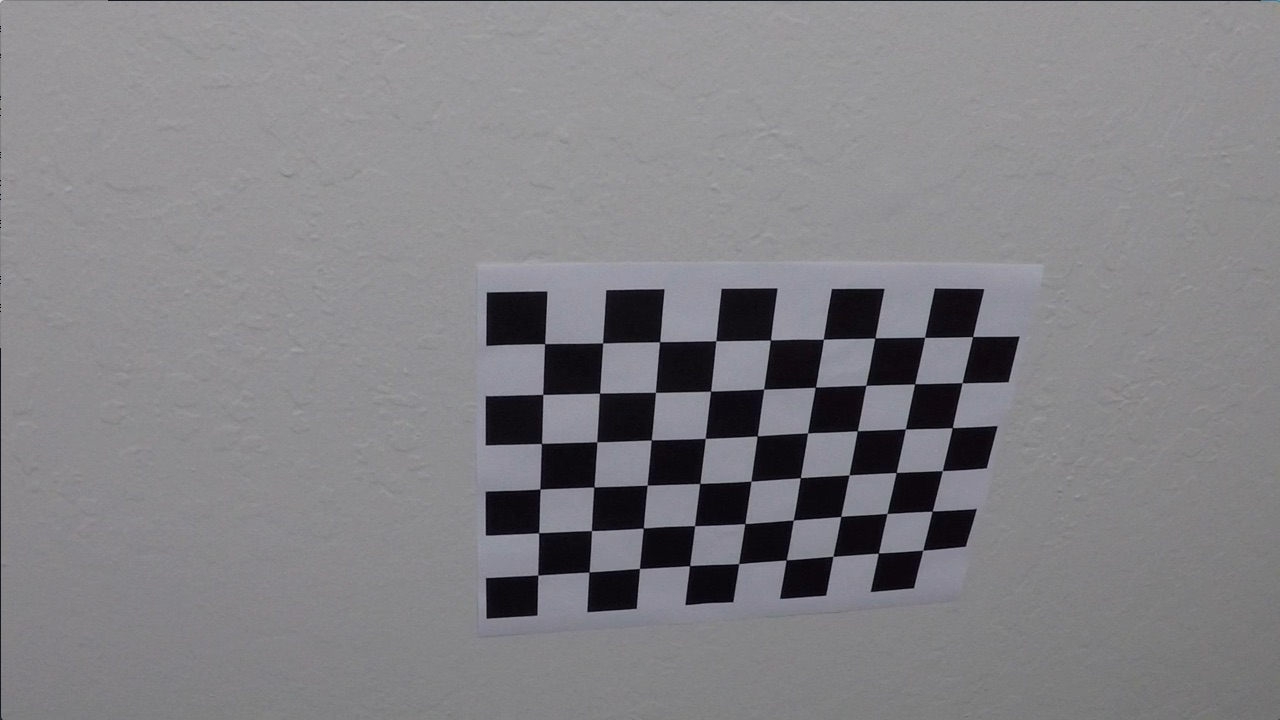
#> input picture camera_cal/calibration10.jpg, 1280 x 720 px; its folder holds only this picture in this run
$ jupyter execute --allow-errors code.ipynb   (shell and % lines are left out)   (older library calls are emulated)
#> lines starting #> are read from the running program, lines starting #| are printed output that depends on the picture
## Advanced Lane Finding Project

The goals / steps of this project are the following:

* Compute the camera calibration matrix and distortion coefficients given a set of chessboard images.
* Apply a distortion correction to raw images.
* Use color transforms, gradients, etc., to create a thresholded binary image.
* Apply a perspective transform to rectify binary image ("birds-eye view").
* Detect lane pixels and fit to find the lane boundary.
* Determine the curvature of the lane and vehicle position with respect to center.
* Warp the detected lane boundaries back onto the original image.
* Output visual display of the lane boundaries and numerical estimation of lane curvature and vehicle position.

[cell 1]
import numpy as np
import cv2
import glob
import matplotlib.pyplot as plt
import matplotlib.image as mpimg
#%config InlineBackend.figure_format='retina'

from moviepy.editor import VideoFileClip
from IPython.display import HTML

## Create global variables

[cell 2]
cameraMatrix = None
distortionCoeffs = None

# Camera calibration

[cell 3]
def calibration(path_to_images):
    """
    Given a set of images (checerboards with 9x6 internal points), this
    will create the cameraMatrix and distoritionCoefficients that will
    be used to undistort the image.
    """
#> called with path_to_images = './camera_cal/calibration*.jpg'
    # prepare object points, like (0,0,0), (1,0,0), (2,0,0) ....,(6,5,0)
    objp = np.zeros((6*9,3), np.float32)
    objp[:,:2] = np.mgrid[0:9,0:6].T.reshape(-1,2)

    # Arrays to store object points and image points from all the images.
    objpoints = [] # 3d points in real world space
    imgpoints = [] # 2d points in image plane.

    # Make a list of calibration images
    images = glob.glob(path_to_images)

    # Step through the list and search for chessboard corners
    gray_shape = None
    for fname in images:
        # open and convert to grayscale
        img = cv2.imread(fname)
#> img is the input picture: shape (720, 1280, 3); mean B, G, R 133.1, 129.4, 130.2
        gray = cv2.cvtColor(img,cv2.COLOR_BGR2GRAY)
        gray_shape = gray.shape
#> gray_shape = (720, 1280)

        # Find the chessboard corners
        ret, corners = cv2.findChessboardCorners(gray, (9,6),None)
#> ret = True; corners = 54 rows, first 8: [545.3, 343.1], [602.7, 342.8], [660.1, 341.3], [715.8, 340.7], [770.6, 340], [823.5, 339.2], [874.3, 338.5], [925.1, 337.4]

        # If found, add object points, image points
        if ret == True:
            objpoints.append(objp)
            imgpoints.append(corners)

    # calibrate the camera and return the cameraMatrix and distortionCoefficients
    ret, mtx, distortion, _, _ =  cv2.calibrateCamera(objpoints,
                                                      imgpoints,
                                                      gray_shape[::-1],
                                                      None, None)
#> ret = 0.68; mtx = [[1143.7, 0, 681.7], [0, 1109.2, 367.7], [0, 0, 1]]; distortion = [[-0.515, 2.99, -0.00876, 0.00937, 1.41]]
    return mtx, distortion

#
# The cameraMatrix and distortionCoeffs are used when undistorting images
#
cameraMatrix, distortionCoeffs = calibration('./camera_cal/calibration*.jpg')
#> cameraMatrix has the same summary as mtx in calibration; distortionCoeffs = [[-0.515, 2.99, -0.00876, 0.00937, 1.41]]

# Undistort  images

[cell 4]
def undistortImage(image):
    """
    Given the cameraMatrix and the distortionCoefficients generated by the
    calibration() function, this will undistort the image.
    """
    assert cameraMatrix is not None, "calibration() not run"
    assert distortionCoeffs is not None, "calibration() not run"

    return cv2.undistort(image, cameraMatrix, distortionCoeffs, None, cameraMatrix)

# Basic Thresholding Algorithms

[cell 5]
# [67 lines left out: functions abs_sobel_thresh, dir_threshold, mag_thresh, not called in this run]

# Final thresholding transform

[cell 6]
class ThresholdTransform(object):
    # [21 lines left out: function create_thresholded_image, not called in this run]

threshold = ThresholdTransform()

# Perspective transform

[cell 7]
class PerspectiveTransform(object):
    def __init__(self, src_points, dest_points):
        self.M = cv2.getPerspectiveTransform(src_points, dest_points)
        self.Minv = cv2.getPerspectiveTransform(dest_points, src_points)

    def warp(self, image):
        return cv2.warpPerspective(image, self.M, (image.shape[1], image.shape[0]), flags=cv2.INTER_LINEAR)

    def unwarp(self, image):
        return cv2.warpPerspective(image, self.Minv, (image.shape[1], image.shape[0]), flags=cv2.INTER_LINEAR)

# Fitting a polynomial

[cell 8]
def evaluate_poly(coeffs, pts):
    return coeffs[0]*(pts**2) + coeffs[1]*pts + coeffs[2]


class PolynomialFitting(object):
    """
    Fit the lane lines in an image to a polynomial
    with sliding windows.
    """

    def __init__(self, num_windows=9, margin=100, minpix=50):
        self.num_windows = num_windows
        self.margin = margin
        self.minpix = minpix
        self.lane_center = None

    # [80 lines left out: function fit_to_image, not called in this run]

    def left_poly(self, y):
        return evaluate_poly(self.left_fit, y)

    def right_poly(self, y):
        return evaluate_poly(self.right_fit, y)

    # [59 lines left out: functions next_image_fit, update, not called in this run]

# Utility code to draw a rectangle

[cell 9]
# [9 lines left out: function plot_rectangle, not called in this run]

# Utility class to contain per-Lane information

[cell 10]
# Create the Line class to hold the information for each line
# To reuse the classes, will also keep the PolynomialFitting class that fits
# both sides

class Line():
    """
    Maintains the information about a line in the lane finding code.
    There should be two instances of this class, one for the left
    side and one for the right side.
    """

    def __init__(self, window_size=3):
        # the window size used to calculate the moving average
        self.window_size = window_size

        # polynomial coefficients averaged over the last n iterations
        self.current_fit = None

        # polynomial coefficients for the last n iterations
        self.recent_fits = []

        # last lane center averaged over n iterations
        self.current_center = None

        # lane centers for the last n iterations
        self.recent_centers = []

    # [19 lines left out: functions clear, update, not called in this run]

# The LaneFinder object

[cell 11]
import collections

class LaneFinder():
    def __init__(self, sliding_window_depth=3):
        """
        Performs the processing to determine the two lines (left and right) for the
        traffic lane.

        Also maintains the history of the line (for a single lane)
        We do this by keeping the average for the past few windows (determined by
        the sliding_window_depth parameter).

        """

        #
        # Create the perspective and transform objects
        # These numbers were generated by eyeballing the image.
        #
        line1 = [ (245, 680), (550, 480) ]
        line2 = [ (1060, 680), (735, 480) ]

        src_points = np.float32([
            line1[1], # upper left
            line2[1], # upper right
            line2[0], # bottom right
            line1[0], # bottom left
        ])

        dest_points = np.float32([
            (320, 0),
            (980, 0),
            (980, 720),
            (320, 720)
        ])


        self.perspective = PerspectiveTransform(src_points, dest_points)
        self.threshold = ThresholdTransform()

        # define conversion from pixel space to meters
        #
        # values for the curvature taken from looking at the warped images
        # and trying to estimate the dimensions of the image (in meters)
        self.ym_per_pix = 27/720  # meters per pixel in the y dimension
        self.xm_per_pix = 3.7/650 # meters per pixel in the x dimension


        self.sliding_window_depth = sliding_window_depth
        self.left_lane = Line(self.sliding_window_depth)
        self.right_lane = Line(self.sliding_window_depth)

        # Reset the line fitting after 3 consecutive bad images
        self.bad_images_reset = 5

        # Number of times since the last good line (i.e. bad image count)
        # This is compared to some threshold value
        #   below the threshold -> reuse current line
        #   over the threshold -> search the image from scratch
        # If this is 0, then the last line was good
        # If this is -1, then the full image will be refreshed
        self.bad_image_count = -1

        self.pfit = PolynomialFitting(num_windows=9, margin=100, minpix=50)

        self.stats = collections.Counter()

        # TODO: adjust the image size, for now assume a fixed-size height
        # that is determined by the first time the image is fit
        # This is the maximum y-value for the image, that is the bottom of the image
        self.image_height = None
        self.image_width = None

    # [242 lines left out: functions clear_lane_info, update_lane_info, calculate_curvature, sanity_check, determine_fit, process_image, not called in this run]

lanefinder = LaneFinder(5)

## Examples

#### Undistortion example

[cell 12]
images = ['./camera_cal/calibration1.jpg']
img = cv2.imread(images[0])

#> (the rest of this cell did not finish here and is left out)

#### Sample image

[cell 13]
sample_image = mpimg.imread('./test_images/test5.jpg')
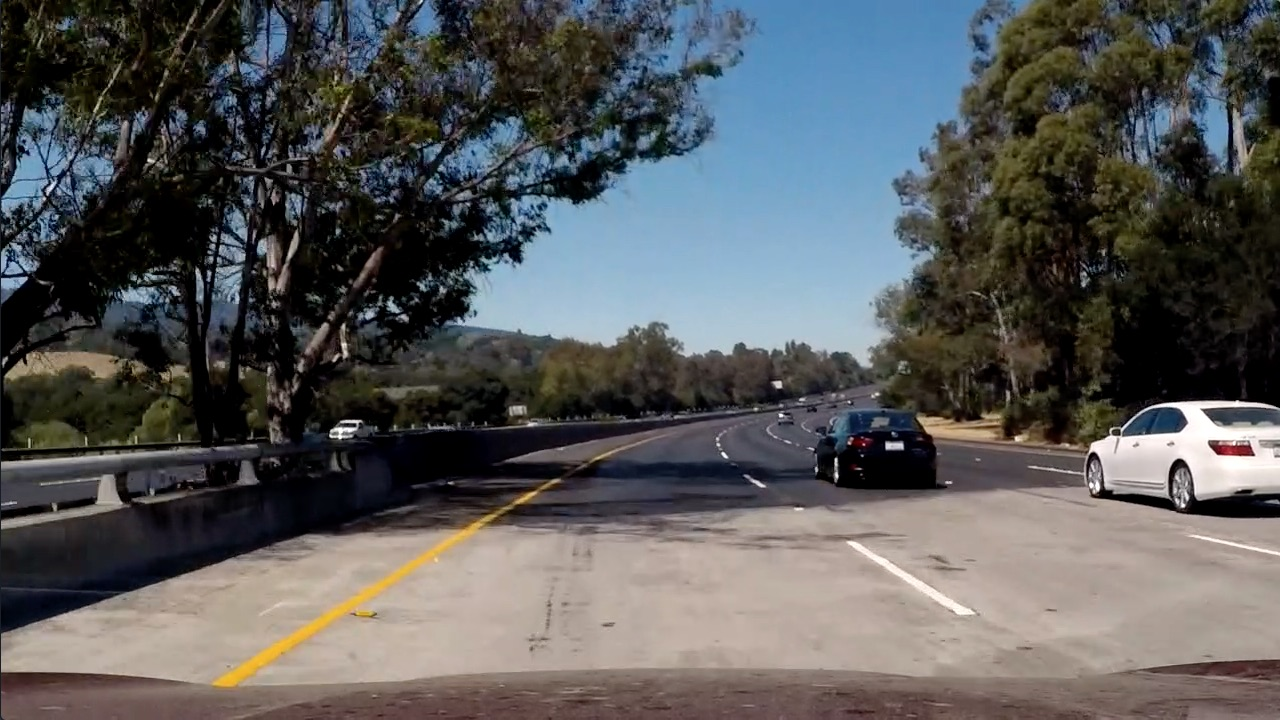
#> input picture test_images/test5.jpg, 1280 x 720 px
#> sample_image is the input picture: shape (720, 1280, 3); mean R, G, B 88.5, 89.3, 89.8
plt.imshow(sample_image)
#> (this line was passed over: IPython is not available in this run)

#### Undistorted image

[cell 14]
sample_image = mpimg.imread('./test_images/test5.jpg')
sample_undistorted_image = undistortImage(sample_image)
plt.imshow(sample_undistorted_image)
#> (this line was passed over: IPython is not available in this run)
plt.savefig('output_images/undistorted_image.jpg', dpi=300)
#> (this line was passed over: IPython is not available in this run)

#### Perspective transform

[cell 15]
perspective_img = mpimg.imread('./test_images/straight_lines1.jpg')
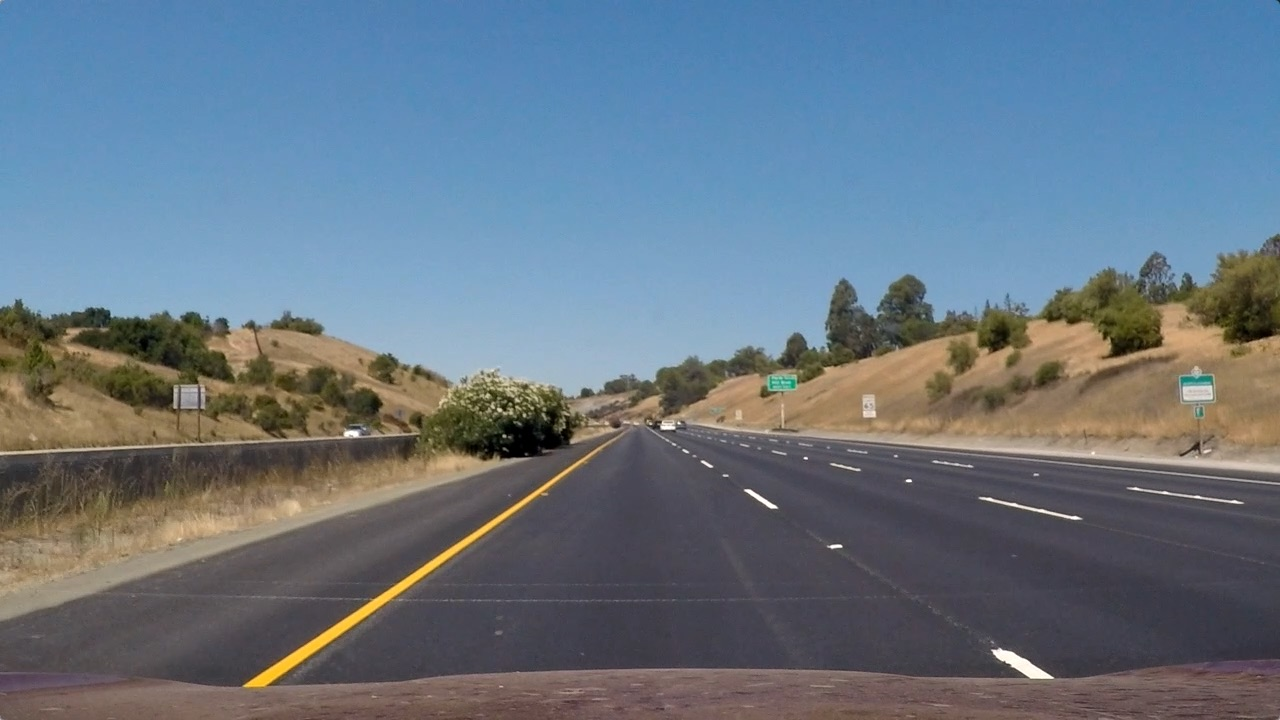
#> input picture test_images/straight_lines1.jpg, 1280 x 720 px
#> perspective_img is the input picture: shape (720, 1280, 3); mean R, G, B 103.2, 117.7, 131.2
perspective_undistorted_image = undistortImage(perspective_img)
#> in undistortImage (call 2), `return cv2.undistort(image, cameraMatrix, distortionCoeffs, None, came..`:
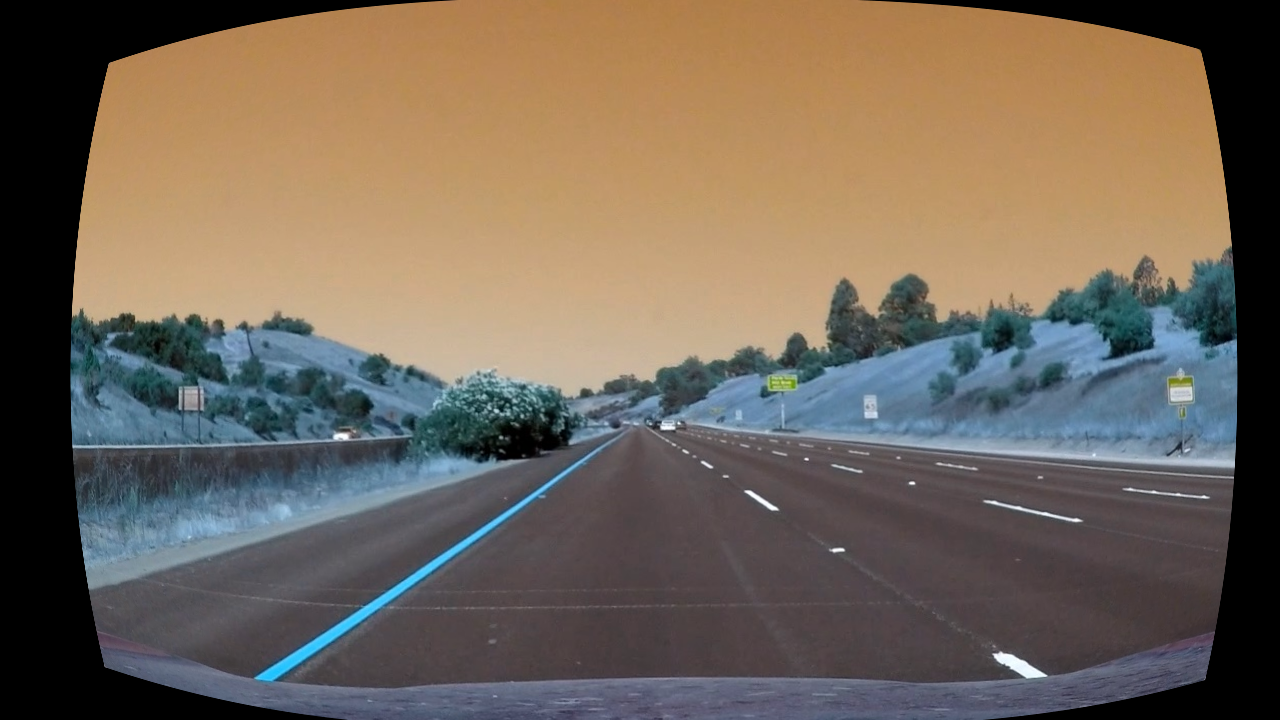
#> returned value: shape (720, 1280, 3); mean of channels 0, 1, 2 89.3, 101.9, 113.6; drawn as B, G, R

line1 = [ (245, 680), (550, 480) ]
line2 = [ (1060, 680), (735, 480) ]

cv2.line(perspective_undistorted_image, line1[0], line1[1], [255, 0, 0], 2)
cv2.line(perspective_undistorted_image, line2[0], line2[1], [255, 0, 0], 2)

fig_size = plt.rcParams["figure.figsize"]
fig_size[0] = 8
fig_size[1] = 6
plt.rcParams["figure.figsize"] = fig_size

plt.imshow(perspective_undistorted_image)
#> (this line was passed over: IPython is not available in this run)
plt.savefig('output_images/perspective_transform.png', dpi=300)
#> (this line was passed over: IPython is not available in this run)

[cell 16]
perspective_img = mpimg.imread('./test_images/straight_lines1.jpg')
perspective_undistorted_image = undistortImage(perspective_img)

src_points = np.float32([
    line1[1], # upper left
    line2[1], # upper right
    line2[0], # bottom right
    line1[0], # bottom left
])

dest_points = [
    (320, 0),
    (980, 0),
    (980, 720),
    (320, 720)
]

perspective = PerspectiveTransform(src_points, np.float32(dest_points))
perspective_warped_image = perspective.warp(perspective_undistorted_image)

cv2.line(perspective_warped_image, dest_points[0], dest_points[3], [255, 0, 0], 5)
cv2.line(perspective_warped_image, dest_points[1], dest_points[2], [255, 0, 0], 5)
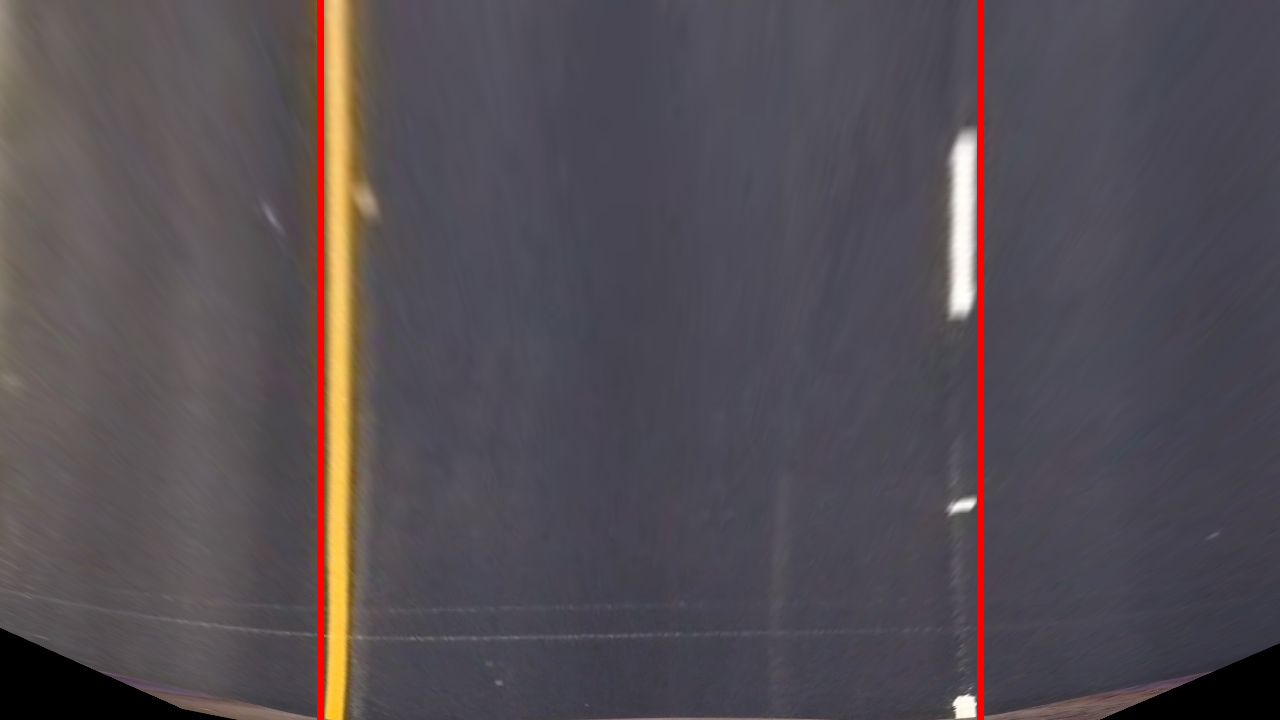
#> perspective_warped_image: shape (720, 1280, 3); mean R, G, B 84.6, 77.6, 83

plt.imshow(perspective_warped_image)
#> (this line was passed over: IPython is not available in this run)
plt.savefig('output_images/perspective_transformed.png', dpi=300)
#> (this line was passed over: IPython is not available in this run)
